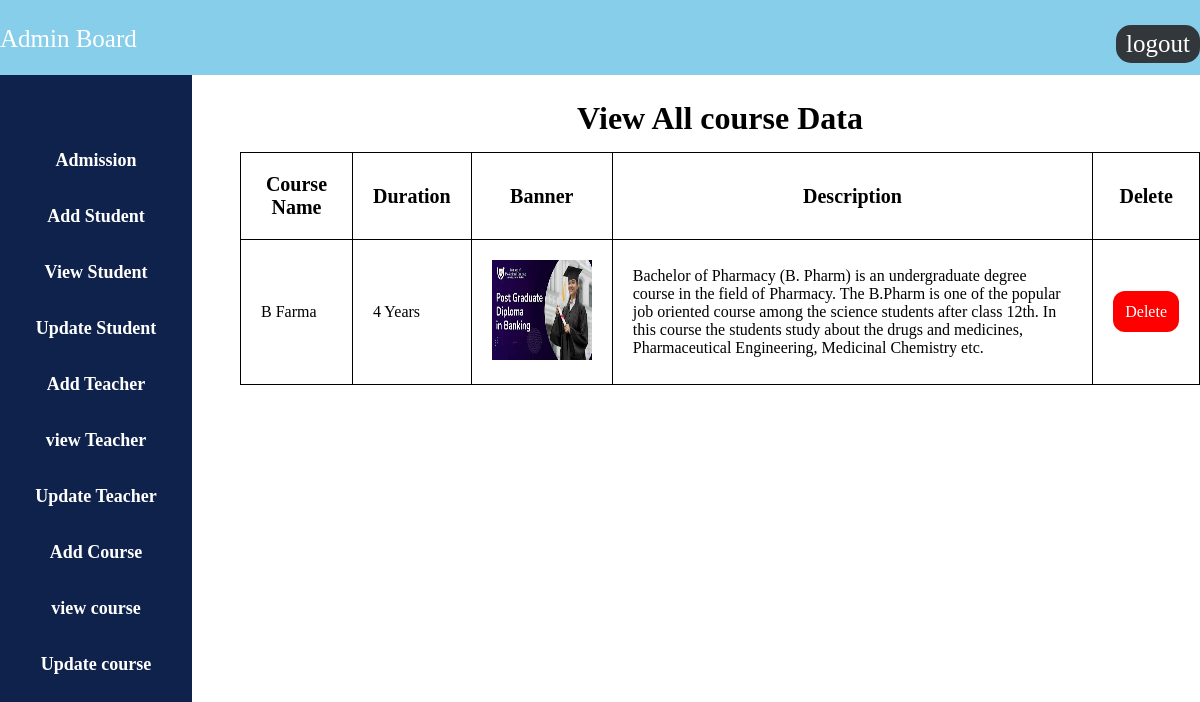
The page /view_courses.php on the database its author committed.
### tables this page shows
CREATE TABLE `courses` (
  `sno` int(4) NOT NULL,
  `course_type` varchar(50) NOT NULL,
  `duration` varchar(50) NOT NULL,
  `image` varchar(50) NOT NULL,
  `Descriptions` varchar(455) NOT NULL,
  `Date` date NOT NULL DEFAULT current_timestamp()
);

### view_courses.php (the view, shortened to what this page needs)
<?php
include 'admin_nav.php';
include 'partials/_dbconnect.php';
$sql = "SELECT * FROM courses";
$result = mysqli_query($conn, $sql);
?>
<!DOCTYPE html>
<html lang="en">
<head>
  <link rel="stylesheet" href="admin.css">
</head>
<body>
  <div class="container">
    <center>
      <h1>View All course  Data</h1>
      <table>
        <tr>
          <th class="table_th">Course Name</th>
          <th class="table_th">Duration</th>
          <th class="table_th">Banner</th>
          <th class="table_th">Description</th>
          <th class="table_th">Delete</th>
        </tr>
        <?php while($info = $result->fetch_assoc()) { ?>
        <tr>
          <td class="table_td">
            <?php echo $info["course_type"]; ?>
          </td>
          <td class="table_td">
            <?php echo $info["duration"]; ?>
          </td>
          <td class="table_td">
            <img style="width: 100px; height: 100px;" src="<?php echo $info['image']; ?>">
          </td>
          <td class="table_td">
            <?php echo $info["Descriptions"]; ?>
          </td>
          <td class="table_td">
                <a class='deleteButton' href='view_courses.php?teacher_id=<?php echo $info["sno"]; ?>' onclick="return confirm('Are you sure you want to delete this?');">Delete</a>
            </td>
        </tr>
        <?php } ?>
      </table>
    </center>
  </div>
</body>
</html>

### admin.css (style rules this page uses)
* { margin:0%; padding:0%; }
.container { margin-left:20%; margin-top:25px; }
table, th, td { margin-top:15px; border: 1px solid black; border-collapse: collapse; }
td { padding :5px; }

### view_courses.php (style rules this page uses)
.table_th { padding: 20px; font-size: 20px; }
.table_td { padding: 20px; }
a { text-decoration: none; font-family: 'Times New Roman', Times, serif; font-size: 600; color: #fff; }
.deleteButton { padding: 12px; background-color: red; border-radius: 12px; }

### rows shown on the page
courses: course_type "B Farma", duration "4 Years", image (picture), Descriptions "Bachelor of Pharmacy (B. Pharm) is an undergraduate degree course in the field of Pharmacy. The B.Pharm is one of the popular job oriented course among the science students after class 12th. In this course the students study about the drugs and medicines, Pharmaceutical Engineering, Medicinal Chemistry etc."
